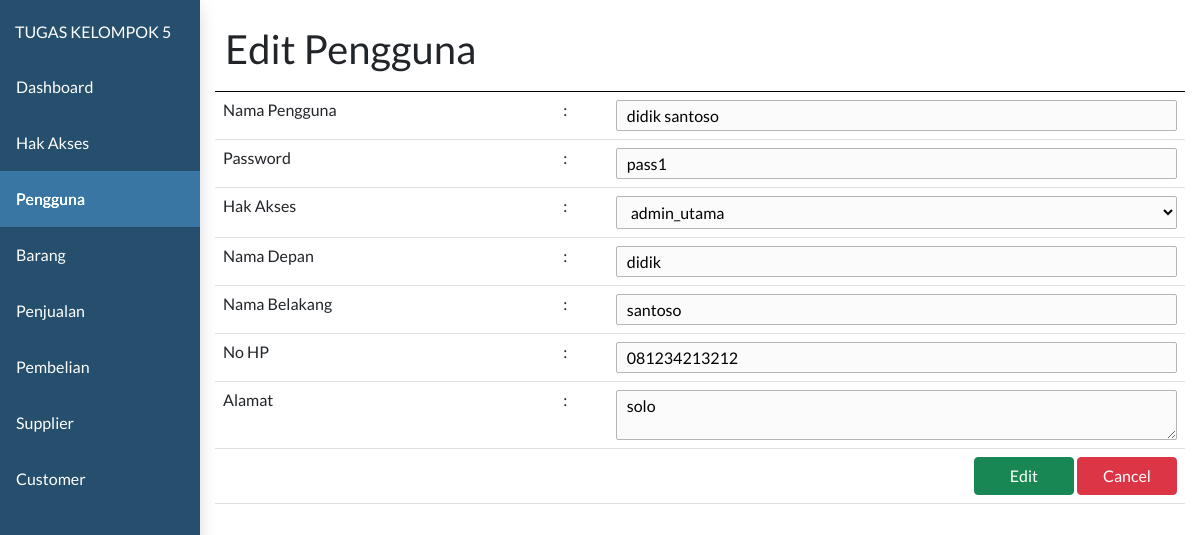
The page /toko/admin.php?page=pengguna&subpage=pengguna-detail&id=1 on the database its author committed.
### tables this page shows
CREATE TABLE `pengguna` (
  `id_pengguna` int(11) NOT NULL,
  `nama_pengguna` varchar(30) DEFAULT NULL,
  `password` varchar(50) DEFAULT NULL,
  `nama_depan` varchar(50) DEFAULT NULL,
  `nama_belakang` varchar(50) DEFAULT NULL,
  `no_hp` varchar(15) DEFAULT NULL,
  `alamat` text DEFAULT NULL,
  `id_akses` int(11) DEFAULT NULL
);

CREATE TABLE `hak_akses` (
  `id_akses` int(11) NOT NULL,
  `nama_akses` varchar(255) DEFAULT NULL,
  `keterangan` text DEFAULT NULL
);

### toko/controller/pengguna_controller.php (called while the page is built, shortened)
<?php
require_once "controller/base_controller.php";
class PenggunaController {
    function callmodel(){
        $baseController = new BaseController();
    }
    function pengguna_detail($data){
        $model = new model;
        $penggunaDetail = $model->selectWhere("pengguna", "id_pengguna = '$data'");
        return $penggunaDetail;
    }
}
?>

### toko/model/model.php (called while the page is built, shortened)
<?php
class model {
    function select($table){
        require "koneksi.php";
        $data = mysqli_query($connect, "SELECT * FROM $table");
        $dataarray = array();
            while($row = mysqli_fetch_assoc($data)){
                $dataarray[] = $row;
            }
        return $dataarray;
    }
    function selectWhere($table, $where){
        require "koneksi.php";
        $data = mysqli_query($connect, "SELECT * FROM $table where $where");
        $dataarray = array();
            while($row = mysqli_fetch_assoc($data)){
                $dataarray[] = $row;
            }
        return $dataarray;
    }
}
?>

### toko/controller/hak_akses_controller.php (called while the page is built, shortened)
<?php
require_once "controller/base_controller.php";
class HakAksesController {
    function callmodel(){
        $baseController = new BaseController();
    }
    function hak_akses_list(){
        $model = new model;
        $hak_akses_list = $model->select("hak_akses");
        return $hak_akses_list;
    }
}
?>

### toko/view/pengguna/pengguna-detail.php (the view, shortened to what this page needs)
<?php
require_once "controller/pengguna_controller.php";
require_once "controller/hak_akses_controller.php";
$penggunaController = new PenggunaController();
$penggunaController->callasset();
$penggunaDetail = null;
if (isset($_GET['id'])) {
    $penggunaDetail = $penggunaController->pengguna_detail($_GET['id']);
}
$hakAksesController = new HakAksesController();
$hakAksesList = $hakAksesController->hak_akses_list();
?>
<html>
<head>
</head>
<body>
    <div class="clm-12" style="border-bottom:1px solid black;">
        <h1><?php echo $penggunaDetail != null ? "Edit Pengguna" : "Tambah Pengguna" ?></h1>
    </div>
    <form action="submit.php" method="post" enctype="multipart/form-data">
        <table class="table">
            <tr>
                <td>Nama Pengguna</td>
                <td>:</td>
                <td><input type="text" class="input" name="nama_pengguna" value="<?php echo $penggunaDetail != null ? $penggunaDetail[0]['nama_pengguna'] : '' ?>" autocomplete="off" required/></td>
            </tr>
            <tr>
                <td>Password</td>
                <td>:</td>
                <td><input type="text" class="input" name="password" value="<?php echo $penggunaDetail != null ? $penggunaDetail[0]['password'] : '' ?>" autocomplete="off" required/></td>
            </tr>
            <tr>
                <td>Hak Akses</td>
                <td>:</td>
                <td>
                    <select name="id_akses" class="input" required>
                        <?php foreach ($hakAksesList as $hakAkses) : ?>
                            <option value="<?php echo $hakAkses['id_akses']; ?>"
                            <?php if ($penggunaDetail != null && $hakAkses['id_akses'] == $penggunaDetail[0]['id_akses']) {
                                echo "selected";
                            } ?>><?php echo $hakAkses['nama_akses']; ?></option>
                        <?php endforeach ?>
                    </select>
                </td>
            </tr>
            <tr>
                <td>Nama Depan</td>
                <td>:</td>
                <td><input type="text" class="input" name="nama_depan" value="<?php echo $penggunaDetail != null ? $penggunaDetail[0]['nama_depan'] : '' ?>" autocomplete="off" required/></td>
            </tr>
            <tr>
                <td>Nama Belakang</td>
                <td>:</td>
                <td><input type="text" class="input" name="nama_belakang" value="<?php echo $penggunaDetail != null ? $penggunaDetail[0]['nama_belakang'] : '' ?>" autocomplete="off" required/></td>
            </tr>
            <tr>
                <td>No HP</td>
                <td>:</td>
                <td><input type="tel" pattern="[0-9]*" class="input" name="no_hp" value="<?php echo $penggunaDetail != null ? $penggunaDetail[0]['no_hp'] : '' ?>" autocomplete="off" required/></td>
            </tr>
            <tr>
                <td style="vertical-align:top;">Alamat</td>
                <td style="vertical-align:top;">:</td>
                <td>
                    <textarea class="input" name="alamat" autocomplete="off" required><?php echo $penggunaDetail != null ? $penggunaDetail[0]['alamat'] : '' ?> </textarea>
                </td>
            </tr>
            <tr>
                <td colspan="3" style="text-align:right">
                    <?php if ($penggunaDetail) : ?>
                        <input type="submit" name="pengguna-edit-submit" class="btn btn-success" style="width:100px;" value="Edit">
                    <?php endif ?>
                    <a href="?page=pengguna&&subpage=pengguna-list"><input type="button" class="btn btn-danger" style="width:100px;" value="Cancel"></a>
                </td>
            </tr>
        </table>
    </form>
</body>
</html>

### toko/assets/css/style.css (style rules this page uses)
* { font-family: 'lato'; margin: 0px; }
.clm-1, .clm-2, .clm-3, .clm-4, .clm-5, .clm-6, .clm-7, .clm-8, .clm-9, .clm-10, .clm-11, .clm-12 { float:left; padding:10px; box-sizing: border-box; }
.clm-12 { width:100%; }
.input { padding: 5px 10px; border:1px solid #b5b5b5; background:#fbfbfb; border-radius:2px; width: 100%; }

### rows shown on the page
pengguna: nama_pengguna "didik santoso", password "pass1", id_akses "admin_utama", nama_depan "didik", nama_belakang "santoso", no_hp "081234213212", alamat "solo"
